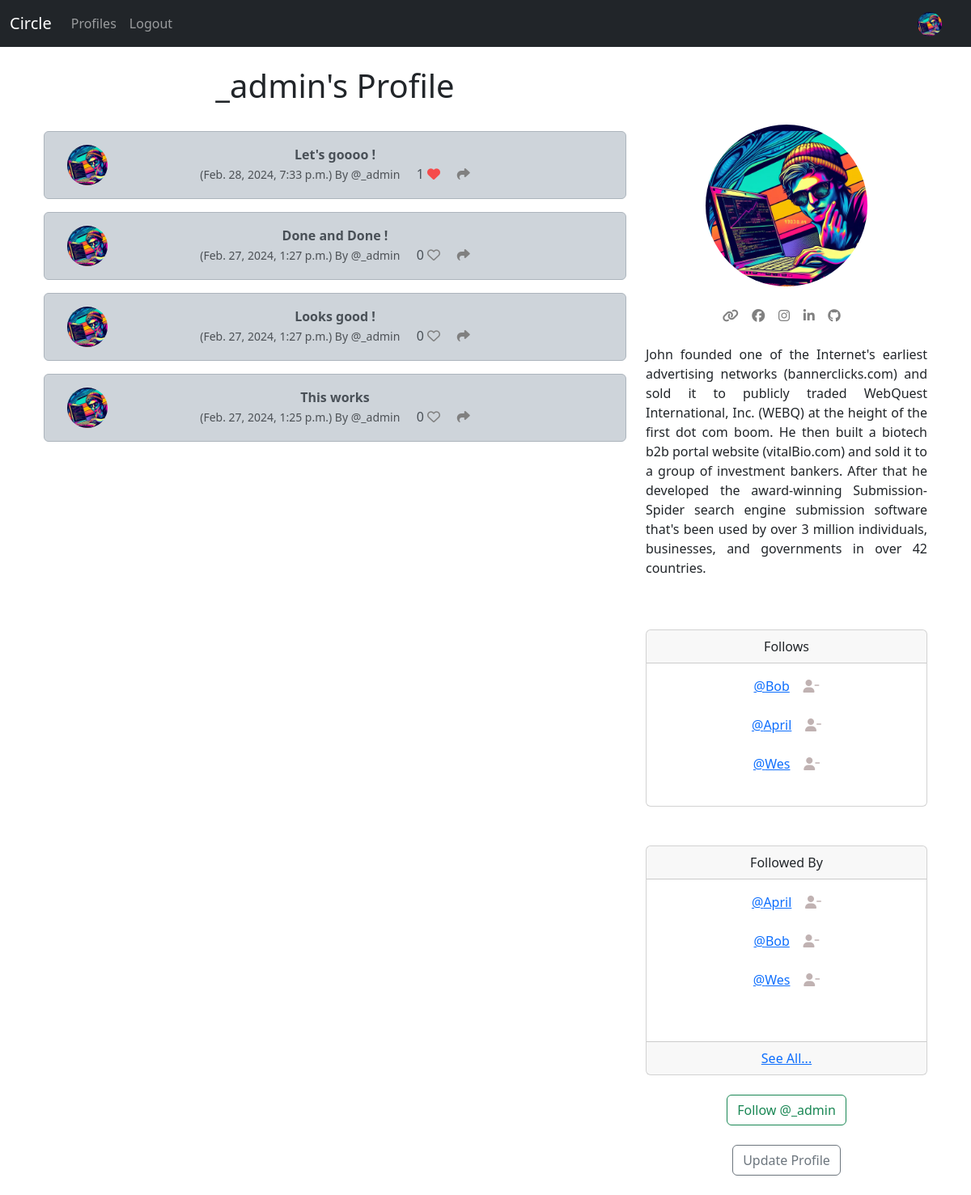
Screenshot of /profile/1 (signed in) with the database file from the repository.
### circle/models.py (models this page shows, shortened)
class Profile(models.Model):
    user = models.OneToOneField( User, on_delete=models.CASCADE)
    follows = models.ManyToManyField("self",
        related_name="followed_by",
        symmetrical=False,
        blank=True)
    date_modified = models.DateTimeField(User, auto_now=True)
    profile_image = models.ImageField(null=True,blank=True, upload_to="images/")
    profile_bio = models.CharField(null=True, blank=True, max_length=500)
    hompage_link = models.CharField(null=True, blank=True, max_length=250)
    facebook_link = models.CharField(null=True, blank=True, max_length=250)
    instagram_link = models.CharField(null=True, blank=True, max_length=250)
    linkedin_link = models.CharField(null=True, blank=True, max_length=250)
    github_link =models.CharField(null=True, blank=True, max_length=250)
    def __str__(self):
        return self.user.username

class Noise(models.Model):
    user = models.ForeignKey(
        User, related_name = "noises",
        on_delete = models.DO_NOTHING
    )
    body = models.CharField(max_length=200)
    created_at = models.DateTimeField(auto_now_add=True)
    likes = models.ManyToManyField(User, related_name="noise_like", blank=True)
    def number_of_likes(self):
        return self.likes.count()

### circle/views.py (the view, shortened to what this page needs)
# urls.py: path('profile/<int:pk>', views.profile, name='profile' ),
def profile(request,pk):
    if request.user.is_authenticated:
        profile = Profile.objects.get(user_id=pk)
        noises = Noise.objects.filter(user_id=pk).order_by("-created_at")
        return render(request, "profile.html", {"profile":profile, "noises":noises})
    else:
        messages.success(request, ("You must be logged in to View Page..."))
        return redirect('home')

### circle/templates/profile.html (shortened to what this page needs)
{% extends 'base.html' %}
{% load static %}
{% block content %}
{% if profile %}
<div class="container text-center">
    <div class="row">
        <div class="col-8">
            <h1>{{ profile.user.username }}'s Profile</h1>
            <br/>
          {% if noises %}
            {% for noise in noises %}
              <div class="alert alert-dark" role="alert">
              <div class="container">
                <div class="row">
                  <div class="col-1">
                    {%  if profile.profile_image  %}
                     <img src="{{ profile.profile_image.url}}" width=50 height=50 class="rounded-circle" alt="{{ profile.user.username}}">
                    {% else %}
                    <img src="{% static 'images/default_profile_pic.png' %}" width=50 height=50 class="rounded-circle" alt="{{ profile.user.username}}">
                    {% endif %}
                  </div>
                  <div class="col-10">
                <strong>{{ noise.body }}</strong><br/>
                <small class="text-muted">
                  ({{ noise.created_at}}) By @{{ noise.user.username}}
                </small>
                {{ noise.number_of_likes }}
                {%  if user in noise.likes.all %}
                <a href="{%  url 'noise_like' noise.id  %}"><i class="fa-solid fa-heart" style="color:rgb(245, 75, 75)"></i></a>
                {% else %}
                <a href="{%  url 'noise_like' noise.id  %}"><i class="fa fa-heart-o" style="color:grey"></i></a>
                {% endif %}
                <a href="{% url 'noise_show' noise.id %}"><i class="fa-solid fa-share" style="color:gray"></i></a>
              </div>
              <br/>
              </div>
            </div>
          </div>
           {% endfor %}
          {% endif %}
              </div>
<div class="col-4">
  <br/><br/><br/>
  {% if profile.profile_image %}
    <img src="{{ profile.profile_image.url }}" class="rounded-circle" alt="Profile Image" style="width: 200px; height: 200px; ">
<br/><br/>
  {% endif %}
{% if profile.hompage_link %}
    <a href="{{ profile.hompage_link }}" target="new"><i class="fa-solid fa-link" style="color:gray"></i></a>
{% endif %}
{% if profile.facebook_link %}
    <a href="{{ profile.facebook_link }}" target="new"><i class="fa-brands fa-facebook" style="color:gray"></i></a>
{% endif %}
{% if profile.instagram_link %}
    <a href="{{ profile.instagram_link }}" target="new"><i class="fa-brands fa-instagram" style="color:gray"></i></a>
{% endif %}
{% if profile.linkedin_link %}
    <a href="{{ profile.linkedin_link }}" target="new"><i class="fa-brands fa-linkedin-in" style="color:gray"></i></a>
{% endif %}
{% if profile.github_link %}
   <a href="{{ profile.github_link }}" target="new"><i class="fa-brands fa-github" style="color:gray"></i></a>
{% endif %}
<br/><br/>
{% if profile.profile_bio %}
<p align="justify">{{ profile.profile_bio  }}</p>
{% endif %}
<br/><br/>
    <div class="card">
        <div class="card-header">
         Follows
        </div>
        <div class="card-body">
          <p class="card-text">
            {% for following in profile.follows.all %}
              <a href="{% url 'profile' following.user.id %}">@{{ following }}</a> &nbsp; &nbsp;<a href="{% url 'unfollow' following.user.id  %}"><i class="fa fa-user-minus" style="color:rgb(192, 178, 178)"></i></a><br/><br/>
            {% endfor %}
          </p>
        </div>
      </div>
   <br/><br/>
   <div class="card">
    <div class="card-header">
       Followed By
    </div>
    <div class="card-body">
      <p class="card-text">
        {% for following in profile.followed_by.all|slice:3 %}
        <a href="{% url 'profile' following.user.id %}">@{{ following }}</a>
        {% if following in profile.follows.all %}
      <a href="{% url 'unfollow' following.user.id  %}"><i class="fa fa-user-minus" style="color:rgb(192, 178, 178)"></i></a><br/>
        {% else %}
        <a href="{% url 'follow' following.user.id  %}"><i class="fa fa-user-plus" style="color:rgb(192, 178, 178)"></i></a><br/>
        {% endif %}
        <br/>
        {% endfor %}<br/>
      </p>
    </div>
    <div class="card-footer">
      <a href="{% url 'followers' profile.user.id %}">See All...</a>
    </div>
  </div><br/>
  <form method=POST>
    {% if profile in user.profile.follows.all %}
      <button class="btn btn-outline-danger" name="follow" value="unfollow" type="submit">
        Unfollow @{{ profile.user.username |lower }}
      </button>
    {% else %}
    <button class="btn btn-outline-success" name="follow" value="follow" type="submit">
      Follow @{{ profile.user.username | lower }}
    </button><br/>
    {% endif %}
</form>
<br/>
{% if request.user.id == profile.user.id %}
<a href="{% url 'update_user' %}" class="btn btn-outline-secondary">Update Profile</a>
{% endif %}
</div>
</div>
</div><br/>
{% endif %}
{% endblock %}

### circle/templates/navbar.html (shortened to what this page needs)
{% load static %}
<nav class="navbar navbar-expand-lg navbar-dark bg-dark">
    <div class="container-fluid">
      <a class="navbar-brand" href="{% url 'home' %}">Circle</a>
      <div class="collapse navbar-collapse" id="navbarSupportedContent">
        <ul class="navbar-nav me-auto mb-2 mb-lg-0">
          <li class="nav-item">
            <a class="nav-link" href="{% url 'profile_list' %}">Profiles</a>
          </li>
          {% if user.is_authenticated %}
          <li class="nav-item">
            <a class="nav-link" href="{% url 'logout' %}">Logout</a>
        </li>
          {% endif %}
        </ul>
{% if user.is_authenticated %}
          <ul class="navbar-nav ml-auto">
            <li class="nav-link navbar-brand">
              <a href="{% url 'profile' request.user.id %}">
      {% if user.profile.profile_image %}
                <img src="{{ user.profile.profile_image.url}}" class="rounded-circle" width=30 >
      {% else %}
                <img src="{% static 'images/default_profile_pic.png' %}" class="img-fluid rounded-circle" alt="Profile Image" width=30>
      {% endif %}
              </a>
            </li>
          </ul>
{%  endif  %}
      </div>
    </div>
  </nav>

### rows the page displays
Profile: user.username "_admin", profile_image (picture), profile_bio "John founded one of the Internet's earliest advertising networks (bannerclicks.com) and sold it to publicly traded WebQuest International, Inc. (WEBQ) at the height of the first dot com boom. He then built a biotech b2b portal website (vitalBio.com) and sold it to a group of investment bankers. After that he developed the award-winning Submission-Spider search engine submission software that's been used by over 3 million individuals, businesses, and governments in over 42 countries."
Noise: profile_image (picture), body "Let's goooo !", created_at "Feb. 28, 2024, 7:33 p.m.", user.username "_admin", number_of_likes "1"
Noise: profile_image (picture), body "Done and Done !", created_at "Feb. 27, 2024, 1:27 p.m.", user.username "_admin", number_of_likes "0"
Noise: profile_image (picture), body "Looks good !", created_at "Feb. 27, 2024, 1:27 p.m.", user.username "_admin", number_of_likes "0"
Noise: profile_image (picture), body "This works", created_at "Feb. 27, 2024, 1:25 p.m.", user.username "_admin", number_of_likes "0"
Profile: user.username "Bob"
Profile: user.username "April"
Profile: user.username "Wes"
